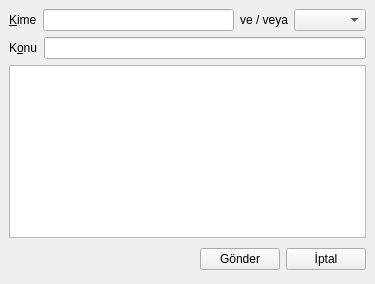
<ui version="4.0" >
 <author></author>
 <comment></comment>
 <exportmacro></exportmacro>
 <class>formEmail</class>
 <widget class="QDialog" name="formEmail" >
  <property name="geometry" >
   <rect>
    <x>0</x>
    <y>0</y>
    <width>375</width>
    <height>284</height>
   </rect>
  </property>
  <property name="windowTitle" >
   <string>E-Posta Gönder</string>
  </property>
  <property name="windowIcon" >
   <iconset resource="simgeler.qrc" >:/new/prefix1/icons/mail_new3.png</iconset>
  </property>
  <layout class="QVBoxLayout" >
   <property name="margin" >
    <number>9</number>
   </property>
   <property name="spacing" >
    <number>6</number>
   </property>
   <item>
    <layout class="QHBoxLayout" >
     <property name="margin" >
      <number>0</number>
     </property>
     <property name="spacing" >
      <number>6</number>
     </property>
     <item>
      <widget class="QLabel" name="label" >
       <property name="text" >
        <string>&amp;Kime</string>
       </property>
       <property name="buddy" >
        <cstring>lineKime</cstring>
       </property>
      </widget>
     </item>
     <item>
      <widget class="QLineEdit" name="lineKime" >
       <property name="toolTip" >
        <string>Birden fazla kişiye göndermek için e-posta adreslerini virgülle ayırabilirsiniz...</string>
       </property>
      </widget>
     </item>
     <item>
      <widget class="QLabel" name="label_2" >
       <property name="text" >
        <string>ve / veya</string>
       </property>
       <property name="buddy" >
        <cstring>comboSektor</cstring>
       </property>
      </widget>
     </item>
     <item>
      <widget class="QComboBox" name="comboSektor" />
     </item>
    </layout>
   </item>
   <item>
    <layout class="QHBoxLayout" >
     <property name="margin" >
      <number>0</number>
     </property>
     <property name="spacing" >
      <number>6</number>
     </property>
     <item>
      <widget class="QLabel" name="label_3" >
       <property name="text" >
        <string>K&amp;onu</string>
       </property>
       <property name="buddy" >
        <cstring>lineKonu</cstring>
       </property>
      </widget>
     </item>
     <item>
      <widget class="QLineEdit" name="lineKonu" />
     </item>
    </layout>
   </item>
   <item>
    <widget class="QTextEdit" name="metinGonder" >
     <property name="toolTip" >
      <string/>
     </property>
     <property name="tabChangesFocus" >
      <bool>true</bool>
     </property>
    </widget>
   </item>
   <item>
    <layout class="QHBoxLayout" >
     <property name="margin" >
      <number>0</number>
     </property>
     <property name="spacing" >
      <number>6</number>
     </property>
     <item>
      <spacer>
       <property name="orientation" >
        <enum>Qt::Horizontal</enum>
       </property>
       <property name="sizeHint" >
        <size>
         <width>131</width>
         <height>31</height>
        </size>
       </property>
      </spacer>
     </item>
     <item>
      <widget class="QPushButton" name="btnGonder" >
       <property name="text" >
        <string>Gönder</string>
       </property>
       <property name="autoDefault" >
        <bool>false</bool>
       </property>
      </widget>
     </item>
     <item>
      <widget class="QPushButton" name="cancelButton" >
       <property name="text" >
        <string>İptal</string>
       </property>
       <property name="autoDefault" >
        <bool>false</bool>
       </property>
      </widget>
     </item>
    </layout>
   </item>
  </layout>
 </widget>
 <pixmapfunction></pixmapfunction>
 <resources>
  <include location="simgeler.qrc" />
 </resources>
 <connections>
  <connection>
   <sender>cancelButton</sender>
   <signal>clicked()</signal>
   <receiver>formEmail</receiver>
   <slot>reject()</slot>
   <hints>
    <hint type="sourcelabel" >
     <x>364</x>
     <y>269</y>
    </hint>
    <hint type="destinationlabel" >
     <x>179</x>
     <y>282</y>
    </hint>
   </hints>
  </connection>
 </connections>
</ui>
